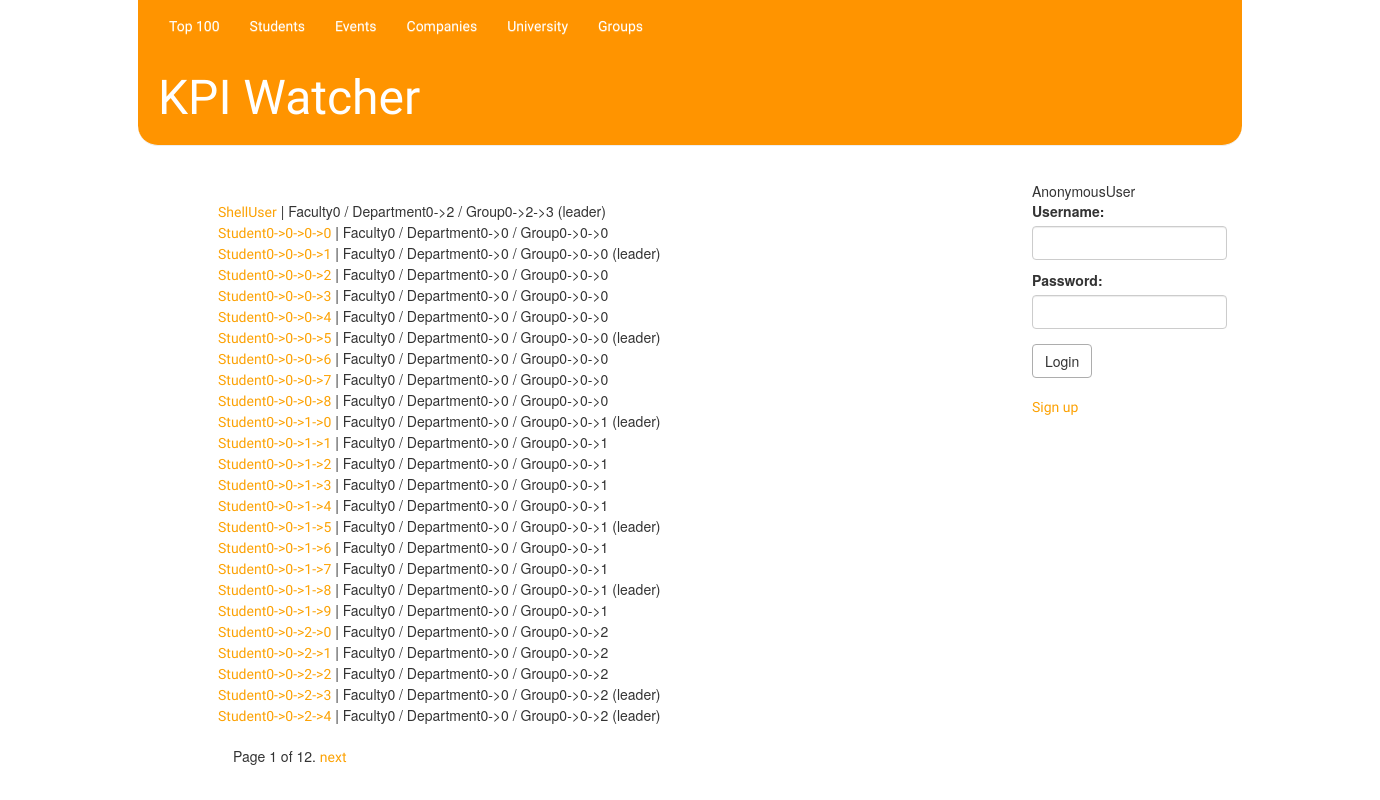
/students/, run on an earlier commit of the app's database.
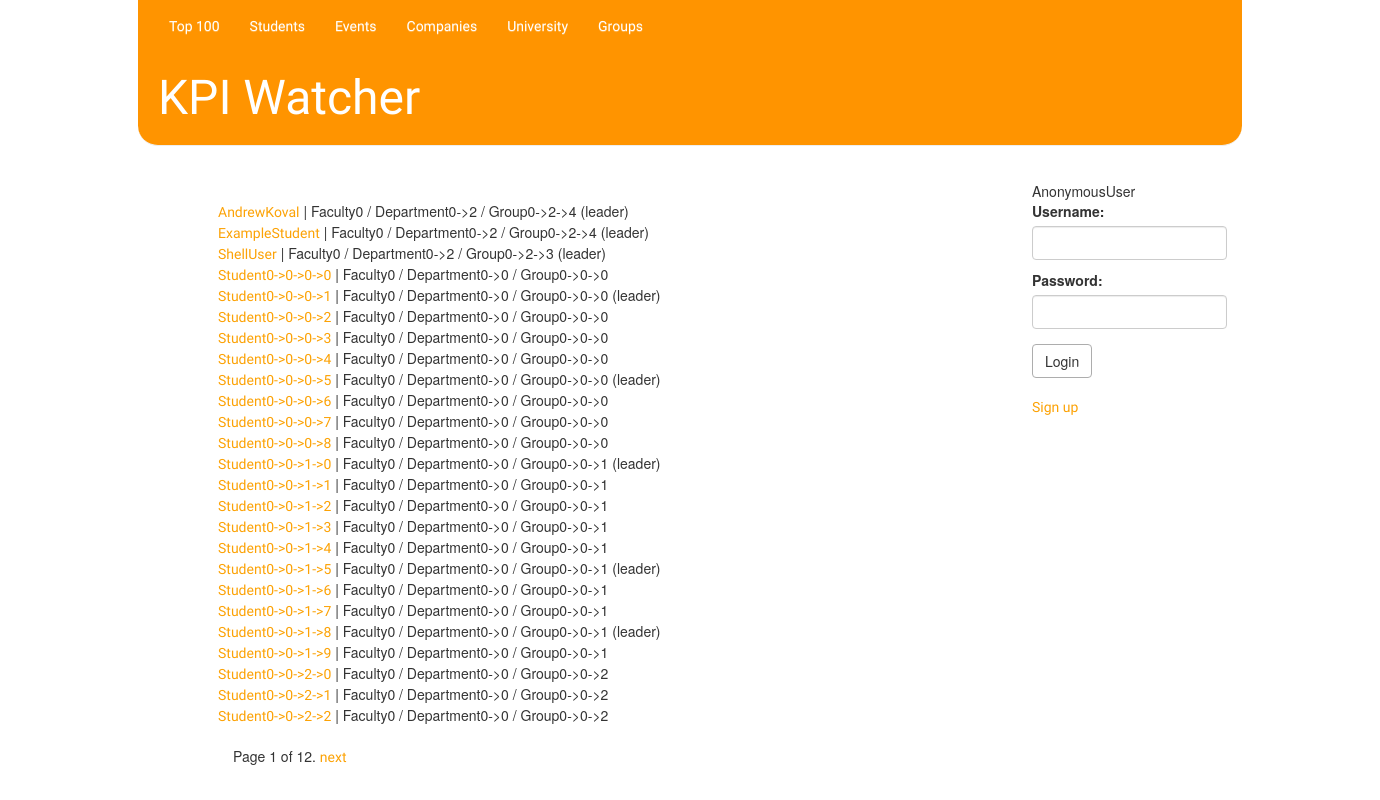
And on a later commit of the database.
### ratings/models.py (models this page shows)
class Student(models.Model):
	user = models.OneToOneField(User)
	group = models.ForeignKey('Group', related_name="students")
	is_leader = models.BooleanField(default=False)
	def __str__(self):
		return self.user.get_username()

class Group(models.Model):
	name = models.CharField(max_length=50)
	department = models.ForeignKey(Department, related_name="groups")
	avg_rating = models.DecimalField(max_digits=4, decimal_places=2, default=0, editable=False)
	count_of_votes = models.IntegerField(default=0, editable=False)
	voted_teachers = models.ManyToManyField('Teacher', related_name="rated_groups", editable=False)
	def vote(self, vote, teacher):
		if not vote < 0 and not vote > 10:
			if isinstance(teacher, Teacher):
				if not self.voted_teachers.filter(user__id=teacher.user.id).exists():
					self.avg_rating = ((self.avg_rating * self.count_of_votes) + vote) / (self.count_of_votes + 1)
					self.count_of_votes += 1
					self.voted_teachers.add(teacher)
					self.save()
					return True
		return False
	def __str__(self):
		return self.name

class Department(models.Model):
	name = models.CharField(max_length=50)
	faculty = models.ForeignKey(Faculty, related_name="departments")
	avg_rating = models.DecimalField(max_digits=4, decimal_places=2, default=0, editable=False)
	def count_rating(self):
		total = 0
		for teacher in self.teachers.all():
			total += teacher.avg_rating
		for group in self.groups.all():
			total += group.avg_rating
		try:
			self.avg_rating = total / (len(self.groups.all()) + len(self.teachers.all()))
		except ZeroDivisionError:
			self.avg_rating = 0
		self.save()
	def __str__(self):
		return self.name

class Faculty(models.Model):
	name = models.CharField(max_length=50)
	university = models.ForeignKey(University, related_name="faculties")
	avg_rating = models.DecimalField(max_digits=4, decimal_places=2, default=0, editable=False)
	def count_rating(self):
		total = 0
		for department in self.departments.all():
			department.count_rating()
			total += department.avg_rating
		try:
			self.avg_rating = total / len(self.departments.all())
		except ZeroDivisionError:
			self.avg_rating = 0
		self.save()
	def __str__(self):
		return self.name

### ratings/views.py (the view)
# urls.py: url(r'^students/$', views.students_all, name="all_students"),
def students_all(request):
    students_all_list = Student.objects.all().order_by('user__username')
    paginator = Paginator(students_all_list, 25)
    page = request.GET.get('page')
    try:
        students = paginator.page(page)
    except PageNotAnInteger:
        students = paginator.page(1)
    except EmptyPage:
        students = paginator.page(paginator.num_pages)
    return render(request, 'ratings/all_students.html', {'students': students})

### ratings/ctx_log_processor.py (called while the page is built)
def auth_form(request):
    return {'form': AuthForm(), 'request': request}

### ratings/templates/ratings/all_students.html (shortened to what this page needs)
{% extends 'base.html' %}
{%block content%}
    <div class="content container">
        <div class="row">
            <div class="col-md-8">
	{% for student in students %}
		<div class="row">
	    	<a href="{% url 'ratings.views.student_page' pk=student.pk %}">{{ student.user.username }}</a>
            | {{ student.group.department.faculty }} / {{ student.group.department }} / {{student.group}}
            {% if student.is_leader %}
            (leader)
            {% endif %}
	    </div>
	{%endfor%}
    <div class="pagination">
    <span class="step-links">
        <span class="current">
            Page {{ students.number }} of {{ students.paginator.num_pages }}.
        </span>
        {% if students.has_next %}
            <a href="?page={{ students.next_page_number }}">next</a>
        {% endif %}
    </span>
</div>
    </div></div></div>
{%endblock content%}

### KPIWatcher/templates/base.html (shortened to what this page needs)
{% load staticfiles %}
<html>
	<head>
        <link rel="stylesheet" href="//maxcdn.bootstrapcdn.com/bootstrap/3.2.0/css/bootstrap.min.css">
        <link rel="stylesheet" href="//maxcdn.bootstrapcdn.com/bootstrap/3.2.0/css/bootstrap-theme.min.css">
        <link rel="stylesheet" href="{% static "styles.css" %}">
	</head>
	<body>
    <div class="page-header">
    {% include 'navigation.html' %}
        <h1><a href="/">KPI Watcher</a></h1>
    </div>
    <div class="login"> {% include 'login.html' %} </div>
    <br />
    <div class="content">{%block content%}{%endblock%}
	</body>
</html>

### KPIWatcher/templates/navigation.html (shortened to what this page needs)
<nav class="navbar" style="  margin-top: -40px;margin-left: -20px;">
        <div class="navbar-header">
           <ul class="nav navbar-nav">
            <li><a href="/" class="menu-item">Top 100</a></li>
            <li><a href="/students/" class="menu-item">Students</a></li>
            <li><a href="/events/" class="menu-item">Events</a></li>
            <li><a href="/companies/" class="menu-item">Companies</a></li>
            <li><a href="/university/" class="menu-item">University</a></li>
            <li><a href="/groups/" class="menu-item">Groups</a></li>
          </ul>
        </div>
</nav>

### KPIWatcher/templates/login.html (shortened to what this page needs)
<div>
      {{ user }}
      {% if user.is_anonymous %}
          <form method="post" action="{% url 'login' %}">  {% csrf_token %}
                {{form.as_p}}
                <input type="submit" value="Login">
          </form>
          <a href="{% url 'basic_register' %}">Sign up</a>
      {% else %}
          <a href="{% url 'django.contrib.auth.views.logout' %}?next={{ request.path }}">logout</a>
      {% endif %}
</div>

### ratings/static/styles.css (style rules this page uses)
h1 a { color: #FCA205; font-family: 'Lobster'; }
body { width:80%; margin: auto; }
a { color: #FCA205; font-family: 'Lobster'; }
input[type=email],input[type=text], input[type=number], input[type=password] { height: 34px; }
input[type=email],input[type=text], input[type=number], textarea, input[type=password] { display: block; width: 100%; padding: 6px 12px; font-size: 14px; line-height: 1.42857143; color: #555; background-color: #fff; background-image: none; border: 1px solid #ccc; border-radius: 4px; -webkit-box-shadow: inset 0 1px 1px rgba(0,0,0,.075); box-shadow: inset 0 1px 1px rgba(0,0,0,.075); -webkit-transition: border-color ease-in-out .15s,-webkit-box-shadow ease-in-out .15s; -o-transition: border-color ease-in-out .15s,box-shadow ease-in-out .15s; transition: border-color ease-in-out .15s,box-shadow ease-in-out .15s; }
button, input[type=button], input[type=submit] { display: inline-block; padding: 6px 12px; margin-bottom: 0; font-size: 14px; font-weight: 400; line-height: 1.42857143; text-align: center; white-space: nowrap; vertical-align: middle; -ms-touch-action: manipulation; touch-action: manipulation; cursor: pointer; -webkit-user-select: none; -moz-user-select: none; -ms-user-select: none; user-select: none; background-image: none; border: 1px solid transparent; border-radius: 4px; margin-top: 5px; margin-bottom: 5px; color: #333; border-color: #adadad; background-color: #fff; }
.page-header { background-color: #ff9400; margin-top: 0; padding: 40px 20px 10px; border-bottom-right-radius:20px; border-bottom-left-radius:20px; }
.page-header nav a { color: #fff; }
.page-header h1, .page-header h1 a, .page-header h1 a:visited, .page-header h1 a:active { color: #ffffff; font-size: 36pt; text-decoration: none; }
.content { margin: 15px 40px; }
h1, h2, h3, h4 { font-family: 'Lobster', cursive; }
.navbar-nav { margin-left: 15px; }
.login { float: right; margin: 15px; }
li { list-style-type: none; }

What changed in the data, as far as the page shows it:
no longer on this page (row unchanged): Student: user.username "Student0->0->2->3", group.department.faculty "Faculty0", group.department "Department0->0", group "Group0->0->2", is_leader "(leader)"
no longer on this page (row unchanged): Student: user.username "Student0->0->2->4", group.department.faculty "Faculty0", group.department "Department0->0", group "Group0->0->2", is_leader "(leader)"
added Student: user.username "AndrewKoval", group.department.faculty "Faculty0", group.department "Department0->2", group "Group0->2->4", is_leader "(leader)"
added Student: user.username "ExampleStudent", group.department.faculty "Faculty0", group.department "Department0->2", group "Group0->2->4", is_leader "(leader)"
